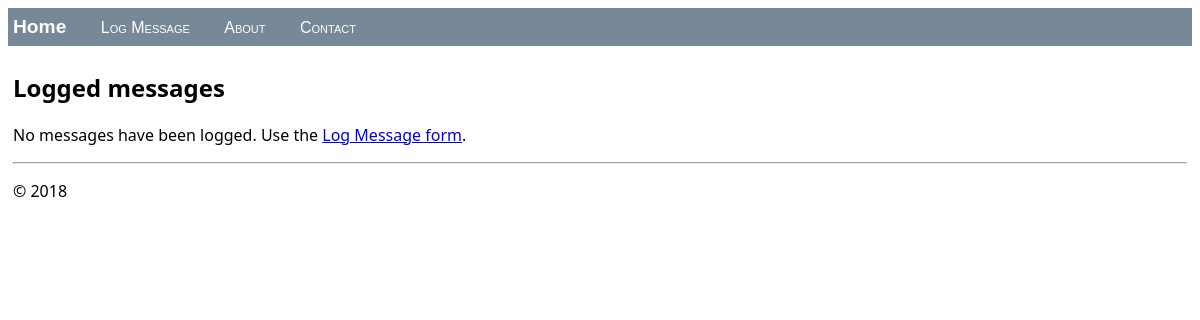
Before: / with the older database file.
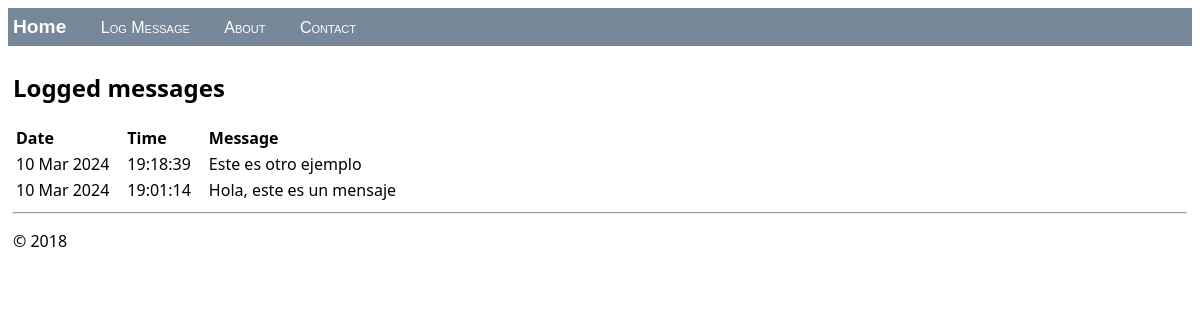
After: the same page with the newer database file.
### mainapp/models.py (models this page shows, shortened)
class LogMessage(models.Model):
    message = models.CharField(max_length=300)
    log_date = models.DateTimeField("date logged")

### mainapp/views.py (the view)
class HomeListView(ListView):
    model = LogMessage
    def get_context_data(self, **kwargs):
        context = super(HomeListView, self).get_context_data(**kwargs)
        return context

### mainapp/templates/mainapp/home.html (shortened to what this page needs)
{% extends "mainapp/layout.html" %}
{% block content %}
<h2>Logged messages</h2>
{% if message_list %}
    <table class="message_list">
        <thead>
        <tr>
            <th>Date</th>
            <th>Time</th>
            <th>Message</th>
        </tr>
        </thead>
        <tbody>
        {% for message in message_list %}
            <tr>
                <td>{{ message.log_date | date:'d M Y' }}</td>
                <td>{{ message.log_date | time:'H:i:s' }}</td>
                <td>
                    {{ message.message }}
                </td>
            </tr>
        {% endfor %}
        </tbody>
    </table>
{% else %}
    <p>No messages have been logged. Use the <a href="{% url 'log' %}">Log Message form</a>.</p>
{% endif %}
{% endblock %}

### mainapp/templates/mainapp/layout.html (shortened to what this page needs)
<!DOCTYPE html>
<html>
<head>
    {% load static %}
    <link rel="stylesheet" type="text/css" href="{% static 'mainapp/site.css' %}"/>
</head>
<body>
<div class="navbar">
    <a href="{% url 'home' %}" class="navbar-brand">Home</a>
    <a href="{% url 'log' %}" class="navbar-item">Log Message</a>
    <a href="{% url 'about' %}" class="navbar-item">About</a>
    <a href="{% url 'contact' %}" class="navbar-item">Contact</a>
</div>
<div class="body-content">
    {% block content %}
    {% endblock %}
    <hr/>
    <footer>
        <p>&copy; 2018</p>
    </footer>
</div>
</body>
</html>

### mainapp/static/mainapp/site.css (style rules this page uses)
.navbar { background-color: lightslategray; font-size: 1em; font-family: 'Trebuchet MS', 'Lucida Sans Unicode', 'Lucida Grande', 'Lucida Sans', Arial, sans-serif; color: white; padding: 8px 5px 8px 5px; }
.navbar a { text-decoration: none; color: inherit; }
.navbar-brand { font-size: 1.2em; font-weight: 600; }
.navbar-item { font-variant: small-caps; margin-left: 30px; }
.body-content { padding: 5px; font-family:'Segoe UI', Tahoma, Geneva, Verdana, sans-serif; }
.message_list th,td { text-align: left; padding-right: 15px; }

Changed rows visible on the page:
added LogMessage: log_date "10 Mar 2024", log_date "19:18:39", message "Este es otro ejemplo"
added LogMessage: log_date "10 Mar 2024", log_date "19:01:14", message "Hola, este es un mensaje"
Other visible differences:
text no longer shown: "No messages have been logged. Use the Log Message form ."
text now shown: "Date Time Message"
